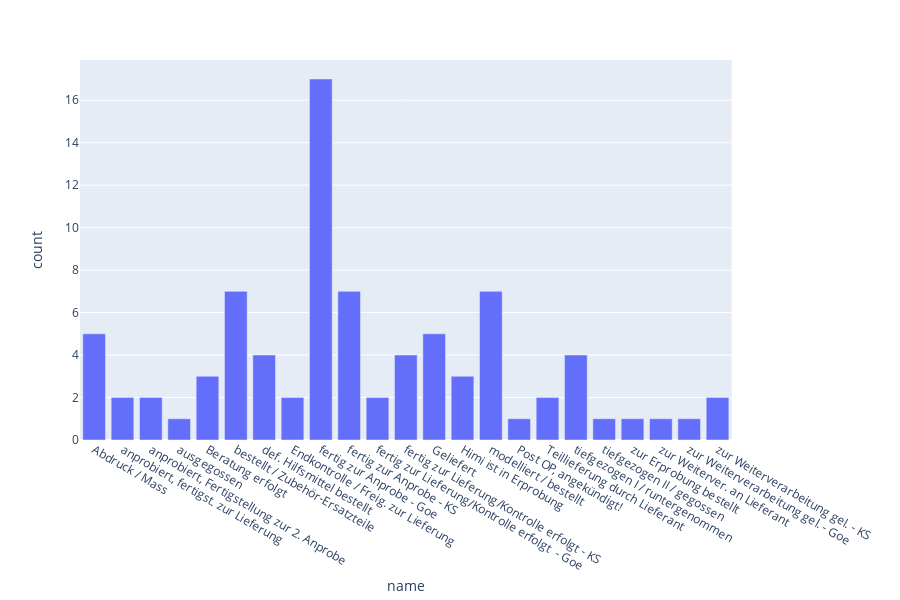

This figure's notebook cell:
### Code cell
import plotly.express as px
#data_canada = px.data.gapminder().query("country == 'Canada'")
#fig = px.bar(data_canada, x='year', y='pop')
fig = px.bar(df_s, x='name', y='count')
fig.show()

### Figure 1 — Plotly figure (JSON) as saved in the notebook; plotly's stock layout.template omitted (floating-point values rounded to 4 significant figures)
{"data": [{"alignmentgroup": "True", "hoverlabel": {"namelength": 0}, "hovertemplate": "name=%{x}<br>count=%{y}", "legendgroup": "", "marker": {"color": "#636efa"}, "name": "", "offsetgroup": "", "orientation": "v", "showlegend": false, "textposition": "auto", "type": "bar", "x": ["Abdruck / Mass", "anprobiert, fertigst. zur Lieferung", "anprobiert, Fertigstellung zur 2. Anprobe", "ausgegossen", "Beratung erfolgt", "bestellt / Zubehör-Ersatzteile", "def. Hilfsmittel bestellt", "Endkontrolle / Freig. zur Lieferung", "fertig zur Anprobe - Goe", "fertig zur Anprobe - KS", "fertig zur Lieferung/Kontrolle erfolgt  - Goe", "fertig zur Lieferung/Kontrolle erfolgt - KS", "Geliefert", "Himi ist in Erprobung", "modelliert / bestellt", "Post OP, angekündigt!", "Teillieferung durch Lieferant", "tiefgezogen I / runtergenommen", "tiefgezogen II / gegossen", "zur Erprobung bestellt", "zur Weiterver. an Lieferant", "zur Weiterverarbeitung gel. - Goe", "zur Weiterverarbeitung gel. - KS"], "xaxis": "x", "y": [5, 2, 2, 1, 3, 7, 4, 2, 17, 7, 2, 4, 5, 3, 7, 1, 2, 4, 1, 1, 1, 1, 2], "yaxis": "y"}], "layout": {"barmode": "relative", "height": 600, "legend": {"tracegroupgap": 0}, "margin": {"t": 60}, "xaxis": {"anchor": "y", "domain": [0, 0.98], "title": {"text": "name"}}, "yaxis": {"anchor": "x", "domain": [0, 1], "title": {"text": "count"}}}}
